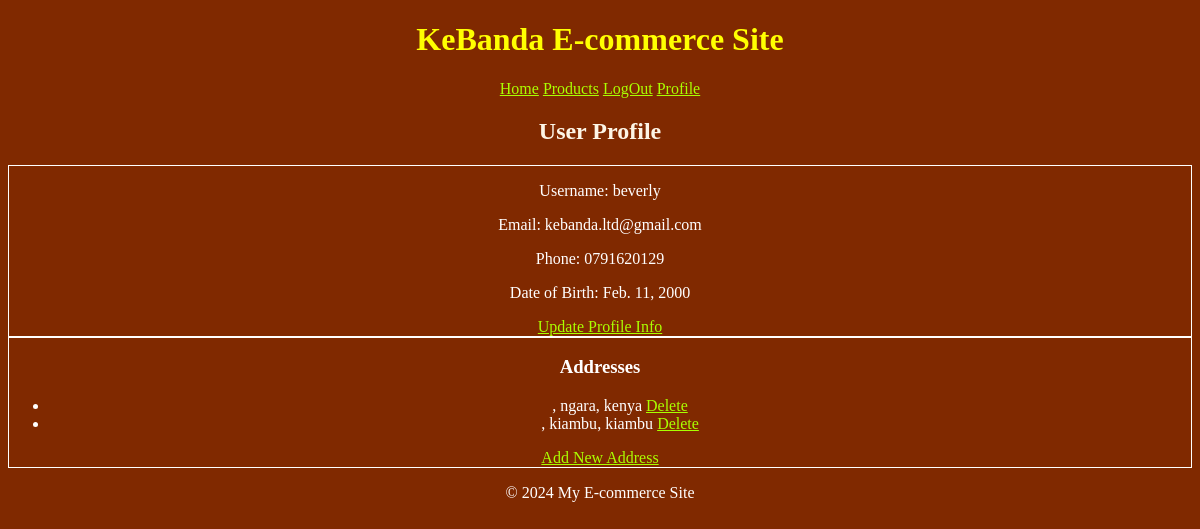
The app's page /users/profile/ (signed in) with its own data.
### users/models.py (models this page shows, shortened)
class Profile(models.Model):
    user = models.OneToOneField(User, on_delete=models.CASCADE)
    phone = models.CharField(max_length=15)
    date_of_birth = models.DateField(null=True, blank=True)
    @property
    def email(self):
        return self.user.email

class Address(models.Model):
    user = models.ForeignKey(User, on_delete=models.CASCADE, related_name='addresses')
    street = models.CharField(max_length=255)
    county = models.CharField(max_length=100)
    town = models.CharField(max_length=100)
    is_default = models.BooleanField(default=False)

### users/views.py (the view)
# urls.py: path('profile/', views.profile_view, name='profile'),
@login_required
def profile_view(request):
    addresses = Address.objects.filter(user=request.user)
    context = {
        'profile':Profile,
        'addresses': addresses,
    }
    return render(request, 'users/profile.html', context)

### users/templates/users/profile.html
{% extends "base.html" %}
{% block content %}
<h2>User Profile</h2>
<div>
    <p>Username: {{ user.username }}</p>
    <p>Email: {{ user.profile.email }}</p>
    <p>Phone: {{ user.profile.phone }}</p>
    <p>Date of Birth: {{ user.profile.date_of_birth }}</p>
    <a href="{% url 'update_profile' %}">Update Profile Info</a>
</div>
<div>
    <h3>Addresses</h3>
    <ul>
        {% for address in addresses %}
            <li>{{ address.address_line }}, {{ address.town }}, {{ address.county }}
                <a href="{% url 'delete_address' address.id %}">Delete</a>
            </li>
        {% empty %}
            <li>No addresses added.</li>
        {% endfor %}
    </ul>
    <a href="{% url 'add_address' %}">Add New Address</a>
</div>
{% endblock %}

### templates/base.html (style rules this page uses)
body { background-color: rgb(128, 41, 0); text-align: center; color: white; }
div { border: solid white 1px; }
a { color: rgb(170, 255, 0); }
h2 { color: oldlace; }

### records on screen
Address: town "ngara", county "kenya"
Address: town "kiambu", county "kiambu"

### other values on screen
{{ user.username }} "beverly"
{{ user.profile.email }} "kebanda.ltd@gmail.com"
{{ user.profile.phone }} "0791620129"
{{ user.profile.date_of_birth }} "Feb. 11, 2000"
